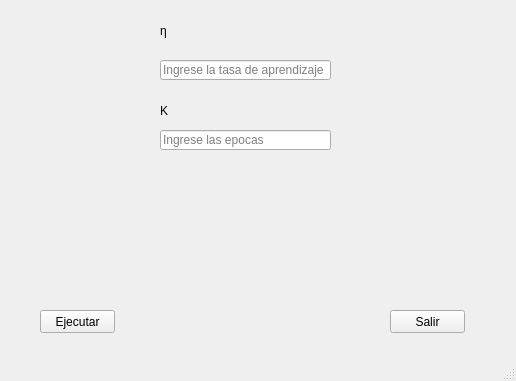
<?xml version="1.0" encoding="UTF-8"?>
<ui version="4.0">
 <class>MainWindow</class>
 <widget class="QMainWindow" name="MainWindow">
  <property name="geometry">
   <rect>
    <x>0</x>
    <y>0</y>
    <width>516</width>
    <height>381</height>
   </rect>
  </property>
  <property name="windowTitle">
   <string>MainWindow</string>
  </property>
  <widget class="QWidget" name="centralwidget">
   <widget class="QPushButton" name="btnSalir">
    <property name="geometry">
     <rect>
      <x>390</x>
      <y>310</y>
      <width>75</width>
      <height>23</height>
     </rect>
    </property>
    <property name="cursor">
     <cursorShape>PointingHandCursor</cursorShape>
    </property>
    <property name="text">
     <string>Salir</string>
    </property>
   </widget>
   <widget class="QPushButton" name="btnEjecutar">
    <property name="geometry">
     <rect>
      <x>40</x>
      <y>310</y>
      <width>75</width>
      <height>23</height>
     </rect>
    </property>
    <property name="cursor">
     <cursorShape>PointingHandCursor</cursorShape>
    </property>
    <property name="text">
     <string>Ejecutar</string>
    </property>
   </widget>
   <widget class="QLineEdit" name="tasaAprendizaje">
    <property name="geometry">
     <rect>
      <x>160</x>
      <y>60</y>
      <width>171</width>
      <height>20</height>
     </rect>
    </property>
    <property name="placeholderText">
     <string>Ingrese la tasa de aprendizaje</string>
    </property>
   </widget>
   <widget class="QLineEdit" name="epocas">
    <property name="geometry">
     <rect>
      <x>160</x>
      <y>130</y>
      <width>171</width>
      <height>20</height>
     </rect>
    </property>
    <property name="placeholderText">
     <string>Ingrese las epocas</string>
    </property>
   </widget>
   <widget class="QLabel" name="label">
    <property name="geometry">
     <rect>
      <x>160</x>
      <y>10</y>
      <width>51</width>
      <height>41</height>
     </rect>
    </property>
    <property name="styleSheet">
     <string notr="true">font: 20pt &quot;MS Shell Dlg 2&quot;;</string>
    </property>
    <property name="text">
     <string>η</string>
    </property>
   </widget>
   <widget class="QLabel" name="label_2">
    <property name="geometry">
     <rect>
      <x>160</x>
      <y>90</y>
      <width>51</width>
      <height>41</height>
     </rect>
    </property>
    <property name="styleSheet">
     <string notr="true">font: 20pt &quot;MS Shell Dlg 2&quot;;</string>
    </property>
    <property name="text">
     <string>K</string>
    </property>
   </widget>
  </widget>
  <widget class="QMenuBar" name="menubar">
   <property name="geometry">
    <rect>
     <x>0</x>
     <y>0</y>
     <width>516</width>
     <height>21</height>
    </rect>
   </property>
  </widget>
  <widget class="QStatusBar" name="statusbar"/>
 </widget>
 <resources/>
 <connections/>
</ui>
